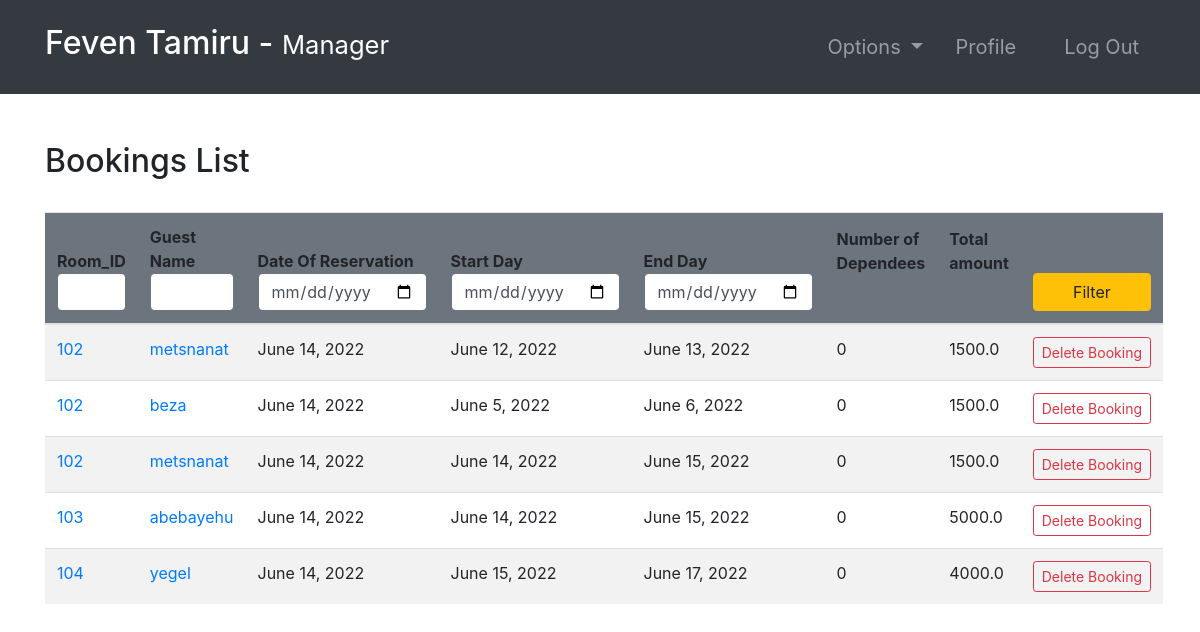
/bookings/ (signed in), run on the app's committed database.
### room/models.py (models this page shows, shortened)
class Booking(models.Model):
    roomNumber = models.ForeignKey(Room, on_delete=models.CASCADE)
    guest = models.ForeignKey(Guest, null=True, on_delete=models.CASCADE)
    dateOfReservation = models.DateField(default=timezone.now)
    startDate = models.DateField()
    endDate = models.DateField()
    def numOfDep(self):
        return Dependees.objects.filter(booking=self).count()

class Room(models.Model):
    ROOM_TYPES = (
        ('King', 'King'),
        ('Luxury', 'Luxury'),
        ('Normal', 'Normal'),
        ('Economic', 'Economic'),
    )
    number = models.IntegerField(primary_key=True)
    capacity = models.SmallIntegerField()
    numberOfBeds = models.SmallIntegerField()
    roomType = models.CharField(max_length=20, choices=ROOM_TYPES)
    price = models.FloatField()
    statusStartDate = models.DateField(null=True)
    statusEndDate = models.DateField(null=True)

### accounts/models.py (models this page shows, shortened)
class Guest(models.Model):
    user = models.OneToOneField(User, null=True, on_delete=models.CASCADE)
    phoneNumber = PhoneNumberField(unique=True)

### room/views.py (the view, shortened to what this page needs)
# urls.py: path('bookings/', bookings, name="bookings"),
@login_required(login_url='login')
def bookings(request):
    import datetime
    role = str(request.user.groups.all()[0])
    path = role + "/"
    bookings = Booking.objects.all()
    totals = {}  # <booking : total>
    for booking in bookings:
        start_date = datetime.datetime.strptime(
            str(booking.startDate), "%Y-%m-%d")
        end_date = datetime.datetime.strptime(str(booking.endDate), "%Y-%m-%d")
        numberOfDays = abs((end_date-start_date).days)
        price = Room.objects.get(number=booking.roomNumber.number).price
        total = price * numberOfDays
        totals[booking] = total
    context = {
        "role": role,
        'bookings': bookings,
        'totals': totals
    }
    return render(request, path + "bookings.html", context)

### Templates/manager/bookings.html
{% extends '../index.html' %}
{% block context %}
{% include '../common_pages/bookings.html' %}
{% endblock %}

### Templates/incs/nav.html (shortened to what this page needs)
<nav class="navbar navbar-dark bg-dark navbar-expand-lg py-3 " role="navigation">
    <div class="container">
        <a href="" class="navbar-brand">
            <h2 class="text-capitalize">
                {{ request.user.first_name }} {{ request.user.last_name }} -
                <small>
                    {{ role }}
                </small>
            </h2>
        </a>
        <div class="collapse navbar-collapse" id="navbarTags">
            <ul class="navbar-nav ml-auto">
                <li class="nav-item dropdown p-2">
                    <a class="nav-link dropdown-toggle" href="#" id="navbarDropdown" role="button"
                        data-toggle="dropdown" aria-haspopup="true" aria-expanded="false">
                        Options
                    </a>
                </li>
                <li class="nav-item mr-3 p-2">
                    {% if role == 'staff' or role == 'receptionist' or role == 'admin' or role == 'manager' %}
                    <a href="{% url 'employee-profile' user.id %}" class="nav-link">Profile</a>
                    {% endif %}
                </li>
                <li class="nav-item p-2 ">
                    <a href="{% url 'logout' %}" class="nav-link">Log Out</a>
                </li>
            </ul>
        </div>
    </div>
</nav>

### Templates/common_pages/bookings.html (shortened to what this page needs)
<div class="container py-5">
    <div class="table-header row">
        <div class="col-sm-12 col-md-12 col-lg-4 mb-4">
            <h2>Bookings List</h2>
        </div>
    </div>
    <table class="table table-hover table-striped">
        <thead class="bg-secondary rounded">
            <tr>
                <form action="" method="POST">
                    <th>Room_ID<input type="number" min="0" name="number" value="{{number}}"
                            class="form-control border border-secondary"></th>
                    <th>Guest Name<input type="text" name="name" value="{{name}}"
                            class="form-control border border-secondary"></th>
                    <th>Date Of Reservation<input type="date" name="rez" value="{{rez}}"
                            class="form-control border border-secondary"></th>
                    <th>Start Day<input type="date" name="fd" value="{{fd}}"
                            class="form-control border border-secondary"></th>
                    <th>End Day<input type="date" name="ed" value="{{ed}}" class="form-control border border-secondary">
                    </th>
                    <th class="pb-5">Number of Dependees</th>
                    <th class="pb-5">Total amount</th>
                    <th><button type="submit" name="filter" class="btn btn-warning w-100">Filter</button></th>
                </form>
            </tr>
        </thead>
        <tbody>
            {% for b in bookings %}
            <tr>
                <td><a href="{% url 'room-profile' b.roomNumber.number %}">{{b.roomNumber.number}}</a></td>
                <td><a href="{% url 'guest-profile' b.guest.user.id %}">{{b.guest.user.first_name}}</a></td>
                <td>{{ b.dateOfReservation }}</td>
                <td>{{ b.startDate }}</td>
                <td>{{ b.endDate }}</td>
                <td>{{ b.numOfDep }}</td>
                <td>
                    {% for key, value in totals.items %}
                    {% if key == b %}
                    {{ value }}
                    {% endif %}
                    {% endfor %}
                </td>
                {% if role == "admin" or role == 'manager' %}
                <td> <a href="{% url 'deleteBooking' b.id %}"
                        class="btn btn-sm btn-outline-danger">Delete&nbsp;Booking</a></td>
                {% endif %}
            </tr>
            {% endfor %}
        </tbody>
    </table>
</div>

### static/css/main.css (style rules this page uses)
* { margin: 0; padding: 0; -webkit-font-smoothing: antialiased; }
body { position: relative; }
nav .nav-item { font-size: 20px; }

### data on the page
Booking: roomNumber.number "102", guest.user.first_name "metsnanat", dateOfReservation "June 14, 2022", startDate "June 12, 2022", endDate "June 13, 2022", numOfDep "0", value "1500.0"
Booking: roomNumber.number "102", guest.user.first_name "beza", dateOfReservation "June 14, 2022", startDate "June 5, 2022", endDate "June 6, 2022", numOfDep "0", value "1500.0"
Booking: roomNumber.number "102", guest.user.first_name "metsnanat", dateOfReservation "June 14, 2022", startDate "June 14, 2022", endDate "June 15, 2022", numOfDep "0", value "1500.0"
Booking: roomNumber.number "103", guest.user.first_name "abebayehu", dateOfReservation "June 14, 2022", startDate "June 14, 2022", endDate "June 15, 2022", numOfDep "0", value "5000.0"
Booking: roomNumber.number "104", guest.user.first_name "yegel", dateOfReservation "June 14, 2022", startDate "June 15, 2022", endDate "June 17, 2022", numOfDep "0", value "4000.0"

### other printed values
{{ request.user.first_name }} "Feven"
{{ request.user.last_name }} "Tamiru"
{{ role }} "Manager"
